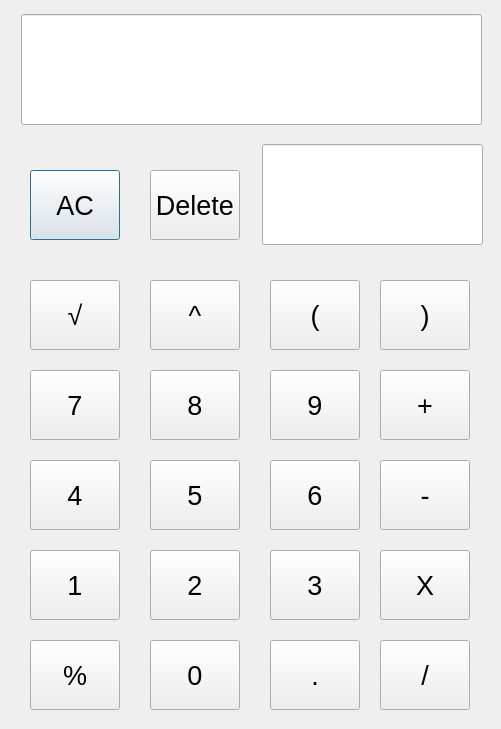
<?xml version="1.0" encoding="UTF-8"?>
<ui version="4.0">
 <class>shuzijisuanqi</class>
 <widget class="QDialog" name="shuzijisuanqi">
  <property name="geometry">
   <rect>
    <x>0</x>
    <y>0</y>
    <width>501</width>
    <height>729</height>
   </rect>
  </property>
  <property name="minimumSize">
   <size>
    <width>501</width>
    <height>729</height>
   </size>
  </property>
  <property name="maximumSize">
   <size>
    <width>501</width>
    <height>729</height>
   </size>
  </property>
  <property name="windowTitle">
   <string>Dialog</string>
  </property>
  <property name="windowIcon">
   <iconset>
    <normaloff>myicon.png</normaloff>myicon.png</iconset>
  </property>
  <widget class="QLineEdit" name="lineEdit">
   <property name="geometry">
    <rect>
     <x>21</x>
     <y>14</y>
     <width>461</width>
     <height>111</height>
    </rect>
   </property>
  </widget>
  <widget class="QPushButton" name="ACBtn">
   <property name="geometry">
    <rect>
     <x>30</x>
     <y>170</y>
     <width>90</width>
     <height>70</height>
    </rect>
   </property>
   <property name="font">
    <font>
     <pointsize>20</pointsize>
    </font>
   </property>
   <property name="text">
    <string>AC</string>
   </property>
   <property name="iconSize">
    <size>
     <width>16</width>
     <height>16</height>
    </size>
   </property>
  </widget>
  <widget class="QPushButton" name="DelBtn">
   <property name="geometry">
    <rect>
     <x>150</x>
     <y>170</y>
     <width>90</width>
     <height>70</height>
    </rect>
   </property>
   <property name="font">
    <font>
     <pointsize>20</pointsize>
    </font>
   </property>
   <property name="text">
    <string>Delete</string>
   </property>
  </widget>
  <widget class="QPushButton" name="sevenBtn">
   <property name="geometry">
    <rect>
     <x>30</x>
     <y>370</y>
     <width>90</width>
     <height>70</height>
    </rect>
   </property>
   <property name="font">
    <font>
     <pointsize>20</pointsize>
    </font>
   </property>
   <property name="text">
    <string>7</string>
   </property>
  </widget>
  <widget class="QPushButton" name="eightBtn">
   <property name="geometry">
    <rect>
     <x>150</x>
     <y>370</y>
     <width>90</width>
     <height>70</height>
    </rect>
   </property>
   <property name="font">
    <font>
     <pointsize>20</pointsize>
    </font>
   </property>
   <property name="text">
    <string>8</string>
   </property>
  </widget>
  <widget class="QPushButton" name="fourBtn">
   <property name="geometry">
    <rect>
     <x>30</x>
     <y>460</y>
     <width>90</width>
     <height>70</height>
    </rect>
   </property>
   <property name="font">
    <font>
     <pointsize>20</pointsize>
    </font>
   </property>
   <property name="text">
    <string>4</string>
   </property>
  </widget>
  <widget class="QPushButton" name="fiveBtn">
   <property name="geometry">
    <rect>
     <x>150</x>
     <y>460</y>
     <width>90</width>
     <height>70</height>
    </rect>
   </property>
   <property name="font">
    <font>
     <pointsize>20</pointsize>
    </font>
   </property>
   <property name="text">
    <string>5</string>
   </property>
  </widget>
  <widget class="QPushButton" name="equBtn">
   <property name="geometry">
    <rect>
     <x>380</x>
     <y>640</y>
     <width>90</width>
     <height>70</height>
    </rect>
   </property>
   <property name="font">
    <font>
     <pointsize>20</pointsize>
    </font>
   </property>
   <property name="text">
    <string>/</string>
   </property>
  </widget>
  <widget class="QPushButton" name="nineBtn">
   <property name="geometry">
    <rect>
     <x>270</x>
     <y>370</y>
     <width>90</width>
     <height>70</height>
    </rect>
   </property>
   <property name="font">
    <font>
     <pointsize>20</pointsize>
    </font>
   </property>
   <property name="text">
    <string>9</string>
   </property>
  </widget>
  <widget class="QPushButton" name="sixBtn">
   <property name="geometry">
    <rect>
     <x>270</x>
     <y>460</y>
     <width>90</width>
     <height>70</height>
    </rect>
   </property>
   <property name="font">
    <font>
     <pointsize>20</pointsize>
    </font>
   </property>
   <property name="text">
    <string>6</string>
   </property>
  </widget>
  <widget class="QPushButton" name="oneBtn">
   <property name="geometry">
    <rect>
     <x>30</x>
     <y>550</y>
     <width>90</width>
     <height>70</height>
    </rect>
   </property>
   <property name="font">
    <font>
     <pointsize>20</pointsize>
    </font>
   </property>
   <property name="text">
    <string>1</string>
   </property>
  </widget>
  <widget class="QPushButton" name="twoBtn">
   <property name="geometry">
    <rect>
     <x>150</x>
     <y>550</y>
     <width>90</width>
     <height>70</height>
    </rect>
   </property>
   <property name="font">
    <font>
     <pointsize>20</pointsize>
    </font>
   </property>
   <property name="text">
    <string>2</string>
   </property>
  </widget>
  <widget class="QPushButton" name="threeBtn">
   <property name="geometry">
    <rect>
     <x>270</x>
     <y>550</y>
     <width>90</width>
     <height>70</height>
    </rect>
   </property>
   <property name="font">
    <font>
     <pointsize>20</pointsize>
    </font>
   </property>
   <property name="text">
    <string>3</string>
   </property>
  </widget>
  <widget class="QPushButton" name="XBtn">
   <property name="geometry">
    <rect>
     <x>380</x>
     <y>550</y>
     <width>90</width>
     <height>70</height>
    </rect>
   </property>
   <property name="font">
    <font>
     <pointsize>20</pointsize>
    </font>
   </property>
   <property name="text">
    <string>X</string>
   </property>
  </widget>
  <widget class="QPushButton" name="jianBtn">
   <property name="geometry">
    <rect>
     <x>380</x>
     <y>460</y>
     <width>90</width>
     <height>70</height>
    </rect>
   </property>
   <property name="font">
    <font>
     <pointsize>20</pointsize>
    </font>
   </property>
   <property name="text">
    <string>-</string>
   </property>
  </widget>
  <widget class="QPushButton" name="addBtn">
   <property name="geometry">
    <rect>
     <x>380</x>
     <y>370</y>
     <width>90</width>
     <height>70</height>
    </rect>
   </property>
   <property name="font">
    <font>
     <pointsize>20</pointsize>
    </font>
   </property>
   <property name="text">
    <string>+</string>
   </property>
  </widget>
  <widget class="QPushButton" name="baifenhaoBtn">
   <property name="geometry">
    <rect>
     <x>30</x>
     <y>640</y>
     <width>90</width>
     <height>70</height>
    </rect>
   </property>
   <property name="font">
    <font>
     <pointsize>20</pointsize>
    </font>
   </property>
   <property name="styleSheet">
    <string notr="true"/>
   </property>
   <property name="text">
    <string>%</string>
   </property>
  </widget>
  <widget class="QPushButton" name="zeroBtn">
   <property name="geometry">
    <rect>
     <x>150</x>
     <y>640</y>
     <width>90</width>
     <height>70</height>
    </rect>
   </property>
   <property name="font">
    <font>
     <pointsize>20</pointsize>
    </font>
   </property>
   <property name="text">
    <string>0</string>
   </property>
  </widget>
  <widget class="QPushButton" name="dianBtn">
   <property name="geometry">
    <rect>
     <x>270</x>
     <y>640</y>
     <width>90</width>
     <height>70</height>
    </rect>
   </property>
   <property name="font">
    <font>
     <pointsize>20</pointsize>
    </font>
   </property>
   <property name="text">
    <string>.</string>
   </property>
  </widget>
  <widget class="QPushButton" name="zuokuohaoBtn">
   <property name="geometry">
    <rect>
     <x>270</x>
     <y>280</y>
     <width>90</width>
     <height>70</height>
    </rect>
   </property>
   <property name="font">
    <font>
     <pointsize>20</pointsize>
    </font>
   </property>
   <property name="text">
    <string>(</string>
   </property>
  </widget>
  <widget class="QPushButton" name="youkuohaoBtn">
   <property name="geometry">
    <rect>
     <x>380</x>
     <y>280</y>
     <width>90</width>
     <height>70</height>
    </rect>
   </property>
   <property name="font">
    <font>
     <pointsize>20</pointsize>
    </font>
   </property>
   <property name="text">
    <string>)</string>
   </property>
  </widget>
  <widget class="QLineEdit" name="lineEdit_2">
   <property name="geometry">
    <rect>
     <x>262</x>
     <y>144</y>
     <width>221</width>
     <height>101</height>
    </rect>
   </property>
  </widget>
  <widget class="QPushButton" name="sqrtBtn">
   <property name="geometry">
    <rect>
     <x>30</x>
     <y>280</y>
     <width>90</width>
     <height>70</height>
    </rect>
   </property>
   <property name="font">
    <font>
     <pointsize>20</pointsize>
    </font>
   </property>
   <property name="text">
    <string>√</string>
   </property>
  </widget>
  <widget class="QPushButton" name="pingfangBtn">
   <property name="geometry">
    <rect>
     <x>150</x>
     <y>280</y>
     <width>90</width>
     <height>70</height>
    </rect>
   </property>
   <property name="font">
    <font>
     <pointsize>20</pointsize>
    </font>
   </property>
   <property name="text">
    <string>^</string>
   </property>
  </widget>
 </widget>
 <resources/>
 <connections/>
</ui>
